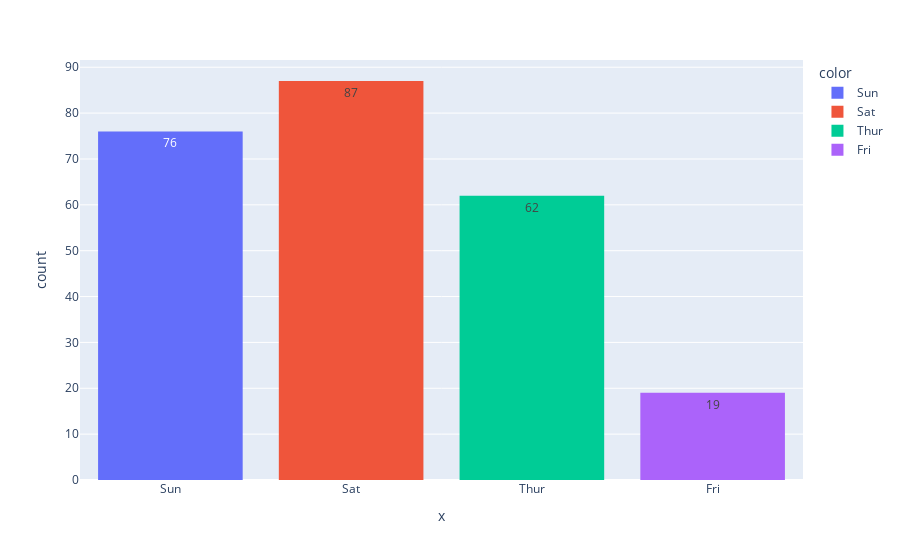

Notebook cell for this chart:
### Code cell
# distrution the value of day
fig = px.histogram(x = df['day'], text_auto = True, color = df ['day'])
fig.show()

### Figure 1 — Plotly figure (JSON) as saved in the notebook; plotly's stock layout.template omitted (floating-point values rounded to 4 significant figures)
{"data": [{"alignmentgroup": "True", "bingroup": "x", "hovertemplate": "color=Sun<br>x=%{x}<br>count=%{y}<extra></extra>", "legendgroup": "Sun", "marker": {"color": "#636efa", "pattern": {"shape": ""}}, "name": "Sun", "offsetgroup": "Sun", "orientation": "v", "showlegend": true, "texttemplate": "%{value}", "type": "histogram", "x": ["Sun", "Sun", "Sun", "Sun", "Sun", "Sun", "Sun", "Sun", "Sun", "Sun", "Sun", "Sun", "Sun", "Sun", "Sun", "Sun", "Sun", "Sun", "Sun", "Sun", "Sun", "Sun", "Sun", "Sun", "Sun", "Sun", "Sun", "Sun", "Sun", "Sun", "Sun", "Sun", "Sun", "Sun", "Sun", "Sun", "Sun", "Sun", "Sun", "Sun", "Sun", "Sun", "Sun", "Sun", "Sun", "Sun", "Sun", "Sun", "Sun", "Sun", "Sun", "Sun", "Sun", "Sun", "Sun", "Sun", "Sun", "Sun", "Sun", "Sun", "Sun", "Sun", "Sun", "Sun", "Sun", "Sun", "Sun", "Sun", "Sun", "Sun", "Sun", "Sun", "Sun", "Sun", "Sun", "Sun"], "xaxis": "x", "yaxis": "y"}, {"alignmentgroup": "True", "bingroup": "x", "hovertemplate": "color=Sat<br>x=%{x}<br>count=%{y}<extra></extra>", "legendgroup": "Sat", "marker": {"color": "#EF553B", "pattern": {"shape": ""}}, "name": "Sat", "offsetgroup": "Sat", "orientation": "v", "showlegend": true, "texttemplate": "%{value}", "type": "histogram", "x": ["Sat", "Sat", "Sat", "Sat", "Sat", "Sat", "Sat", "Sat", "Sat", "Sat", "Sat", "Sat", "Sat", "Sat", "Sat", "Sat", "Sat", "Sat", "Sat", "Sat", "Sat", "Sat", "Sat", "Sat", "Sat", "Sat", "Sat", "Sat", "Sat", "Sat", "Sat", "Sat", "Sat", "Sat", "Sat", "Sat", "Sat", "Sat", "Sat", "Sat", "Sat", "Sat", "Sat", "Sat", "Sat", "Sat", "Sat", "Sat", "Sat", "Sat", "Sat", "Sat", "Sat", "Sat", "Sat", "Sat", "Sat", "Sat", "Sat", "Sat", "Sat", "Sat", "Sat", "Sat", "Sat", "Sat", "Sat", "Sat", "Sat", "Sat", "Sat", "Sat", "Sat", "Sat", "Sat", "Sat", "Sat", "Sat", "Sat", "Sat", "Sat", "Sat", "Sat", "Sat", "Sat", "Sat", "Sat"], "xaxis": "x", "yaxis": "y"}, {"alignmentgroup": "True", "bingroup": "x", "hovertemplate": "color=Thur<br>x=%{x}<br>count=%{y}<extra></extra>", "legendgroup": "Thur", "marker": {"color": "#00cc96", "pattern": {"shape": ""}}, "name": "Thur", "offsetgroup": "Thur", "orientation": "v", "showlegend": true, "texttemplate": "%{value}", "type": "histogram", "x": ["Thur", "Thur", "Thur", "Thur", "Thur", "Thur", "Thur", "Thur", "Thur", "Thur", "Thur", "Thur", "Thur", "Thur", "Thur", "Thur", "Thur", "Thur", "Thur", "Thur", "Thur", "Thur", "Thur", "Thur", "Thur", "Thur", "Thur", "Thur", "Thur", "Thur", "Thur", "Thur", "Thur", "Thur", "Thur", "Thur", "Thur", "Thur", "Thur", "Thur", "Thur", "Thur", "Thur", "Thur", "Thur", "Thur", "Thur", "Thur", "Thur", "Thur", "Thur", "Thur", "Thur", "Thur", "Thur", "Thur", "Thur", "Thur", "Thur", "Thur", "Thur", "Thur"], "xaxis": "x", "yaxis": "y"}, {"alignmentgroup": "True", "bingroup": "x", "hovertemplate": "color=Fri<br>x=%{x}<br>count=%{y}<extra></extra>", "legendgroup": "Fri", "marker": {"color": "#ab63fa", "pattern": {"shape": ""}}, "name": "Fri", "offsetgroup": "Fri", "orientation": "v", "showlegend": true, "texttemplate": "%{value}", "type": "histogram", "x": ["Fri", "Fri", "Fri", "Fri", "Fri", "Fri", "Fri", "Fri", "Fri", "Fri", "Fri", "Fri", "Fri", "Fri", "Fri", "Fri", "Fri", "Fri", "Fri"], "xaxis": "x", "yaxis": "y"}], "layout": {"autosize": true, "barmode": "relative", "legend": {"title": {"text": "color"}, "tracegroupgap": 0}, "margin": {"t": 60}, "xaxis": {"anchor": "y", "autorange": true, "domain": [0, 1], "range": [-0.5, 3.5], "title": {"text": "x"}, "type": "category"}, "yaxis": {"anchor": "x", "autorange": true, "domain": [0, 1], "range": [0, 91.58], "title": {"text": "count"}}}}
